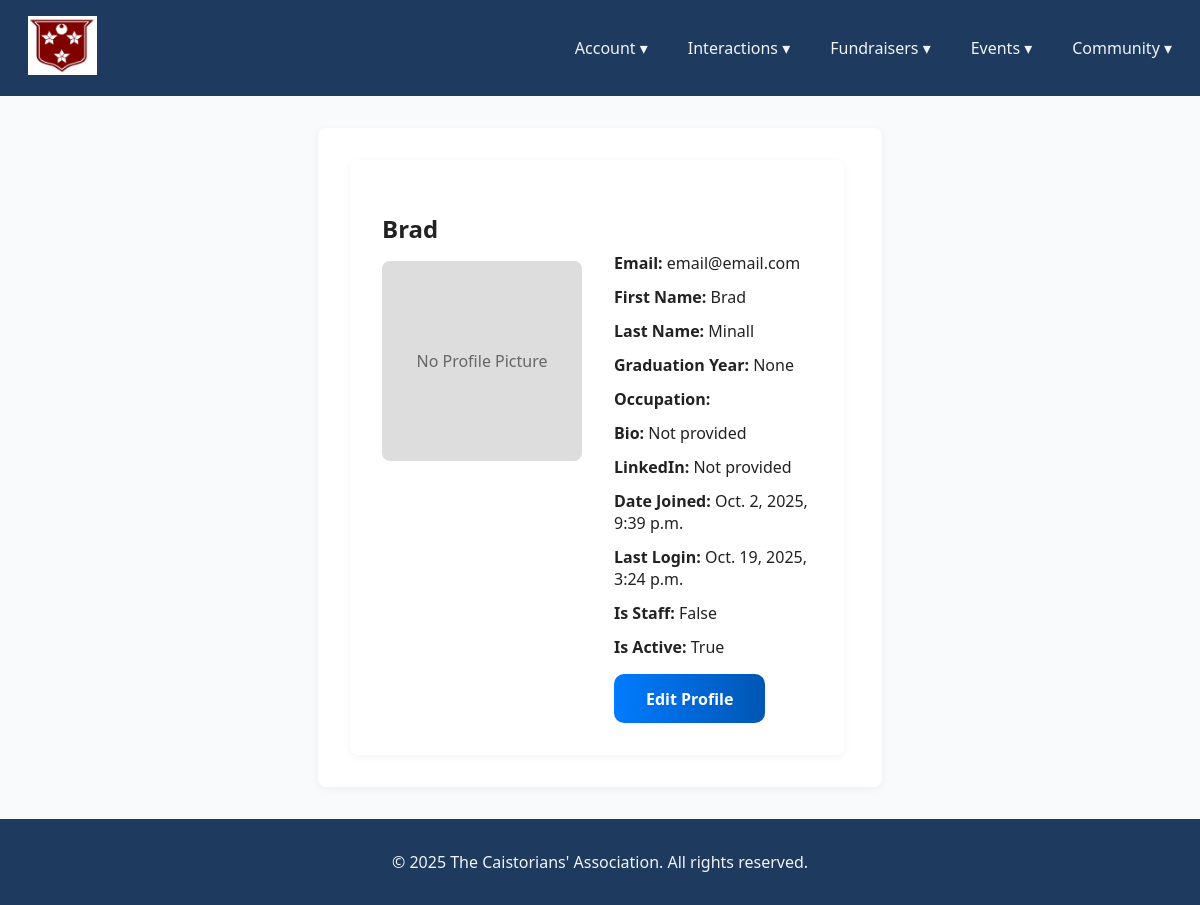
The page /accounts/profile/ (signed in) on the database as committed earlier.
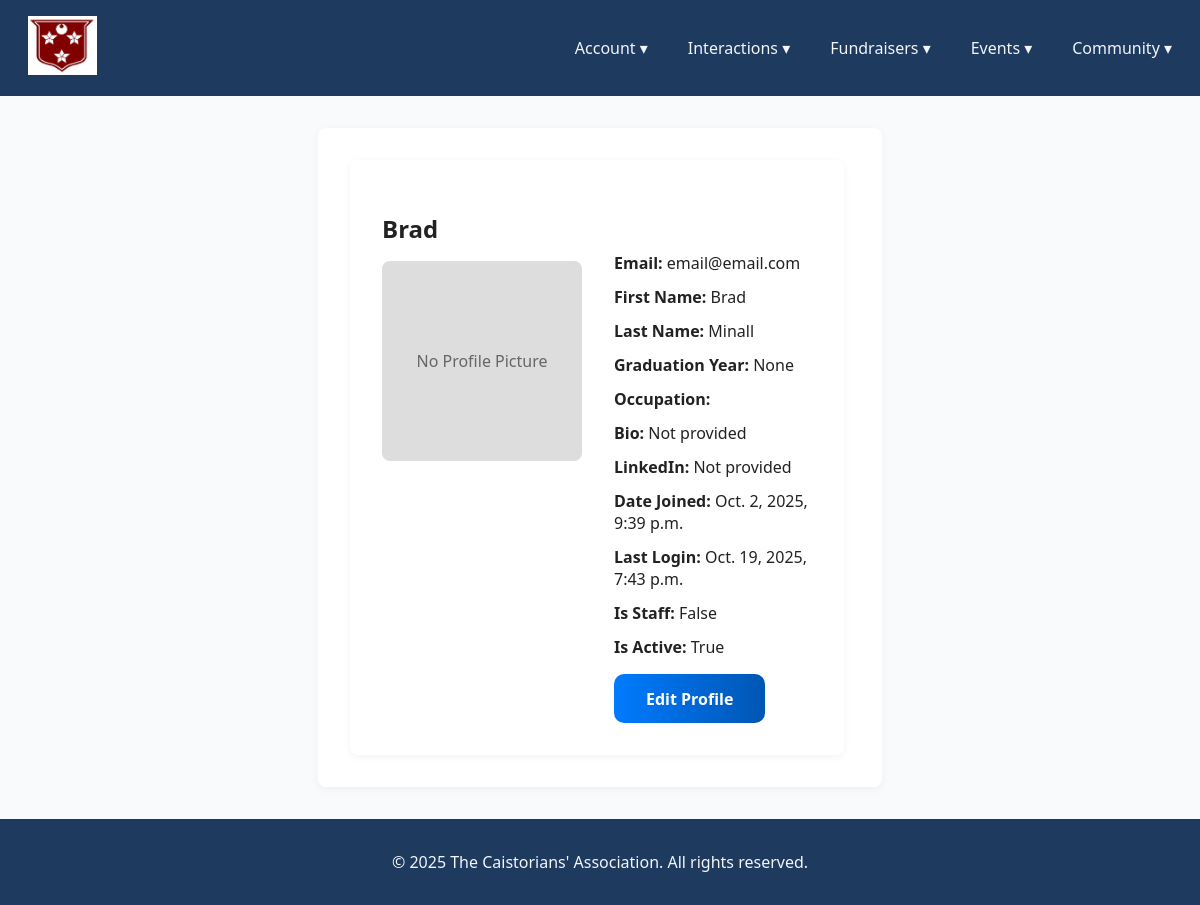
The same page on the database as committed later.
### Accounts/models.py (models this page shows, shortened)
class User(AbstractUser):
    school = models.ForeignKey(School, on_delete=models.CASCADE, related_name="users", null=True, blank=True)
    graduation_year = models.PositiveIntegerField(null=True, blank=True)
    occupation = models.CharField(max_length=100, blank=True)
    bio = models.TextField(blank=True)
    linkedin_url = models.URLField(blank=True)
    profile_picture = models.ImageField(upload_to='profile_pics/', blank=True, null=True)
    is_staff_account = models.BooleanField(default=False)
    is_superuser_account = models.BooleanField(default=False)
    is_student_account = models.BooleanField(default=False)

### schools/models.py (models this page shows, shortened)
class School(models.Model):
    name = models.CharField(max_length=255, unique=True)
    logo = models.ImageField(upload_to="school_logos/", blank=True, null=True)
    description = models.TextField(blank=True)
    address = models.TextField(blank=True)
    banner_image = models.ImageField(upload_to="school_banners/", blank=True, null=True)

### Accounts/views.py (the view)
    def wrapper(request, *args, **kwargs):
        if not request.user.is_authenticated:
            return redirect('Accounts:login')
        return view_func(request, *args, **kwargs)

### Accounts/views.py (called while the page is built)
def user_login_required(view_func):
    def wrapper(request, *args, **kwargs):
        if not request.user.is_authenticated:
            return redirect('Accounts:login')
        return view_func(request, *args, **kwargs)
    return wrapper

@user_login_required
def profile_view(request):
    if not request.user.is_authenticated:
        return redirect('Accounts:login')
    return render(request, 'accounts/profile.html', {'user': request.user})

### Accounts/templates/accounts/profile.html
{% extends "Main/base.html" %}
{% load static %}
{% block content %}
<div class="profile-container">
    <div class="profile-box">
        <div class="profile-left">
            <h2 class="profile-username">{{ user.username }}</h2>
            {% if user.profile_picture %}
            <img src="{{ user.profile_picture.url }}" alt="Profile picture" class="profile-img">
            {% else %}
            <div class="no-picture">No Profile Picture</div>
            {% endif %}
        </div>
        <div class="profile-right">
            <ul>
                <br><br>
                <li><strong>Email:</strong> {{ user.email }}</li>
                <li><strong>First Name:</strong> {{ user.first_name }}</li>
                <li><strong>Last Name:</strong> {{ user.last_name }}</li>
                <li><strong>Graduation Year:</strong> {{ user.graduation_year }}</li>
                <li><strong>Occupation:</strong> {{ user.occupation }}</li>
                <li><strong>Bio:</strong> {{ user.bio|default:"Not provided" }}</li>
                <li><strong>LinkedIn:</strong>
                    {% if user.linkedin_url %}
                    <a class="social" href="{{ user.linkedin_url }}" target="_blank">{{ user.linkedin_url }}</a>
                    {% else %}
                    <span class="text-muted">Not provided</span>
                    {% endif %}
                </li>
                <li><strong>Date Joined:</strong> {{ user.date_joined }}</li>
                <li><strong>Last Login:</strong> {{ user.last_login }}</li>
                <li><strong>Is Staff:</strong> {{ user.is_staff_account }}</li>
                <li><strong>Is Active:</strong> {{ user.is_active }}</li>
            </ul>
            <a href="{% url 'Accounts:edit_profile' %}" class="btn-primary">Edit Profile</a>
        </div>
    </div>
</div>
{% endblock %}

### Main/templates/Main/base.html (shortened to what this page needs)
<!DOCTYPE html>
<html lang="en">
<head>
    {% load static %}
    <link rel="stylesheet" href="{% static 'Main/style.css' %}">
</head>
<body>
<nav>
  <div class="nav-container">
    <div class="logo">
      <a href="{% url 'Main:homepage' %}" class="logo1">
        <p class="navtitle">
          {% if user.is_authenticated %}
            <img class="navbar-logo" src="{{ user.school.logo.url }}">
          {% else %}
            <img class="navbar-logo" src="{% static 'images/Caistor_Grammar_School_Badge.png' %}" alt="Logo">
            {% endif %}
      </a>
    </div>
    <ul class="nav-links">
      {% if user.is_authenticated %}
      <li class="dropdown">
        <a href="#">Account ▾</a>
      </li>
      <li class="dropdown">
        <a href="#">Interactions ▾</a>
      </li>
      <li class="dropdown">
        <a href="#">Fundraisers ▾</a>
      </li>
      <li class="dropdown">
        <a href="#">Events ▾</a>
      </li>
      <li class="dropdown">
        <a href="#">Community ▾</a>
      </li>
      {% else %}
      <li><a href="{% url 'Accounts:login' %}">Login</a></li>
      <li><a href="{% url 'Accounts:create_account' %}">Create Account</a></li>
      {% endif %}
    </ul>
  </div>
</nav>
    <main>
        {% block content %}
        {% endblock %}
    </main>
    <footer>
        <p>&copy; {{ year|default:2025 }} The Caistorians' Association. All rights reserved.</p>
    </footer>
</body>
</html>

Rows that differ between the two databases and show on the page:
changed User "Brad": last_login "Oct. 19, 2025, 3:24 p.m." → "Oct. 19, 2025, 7:43 p.m."
